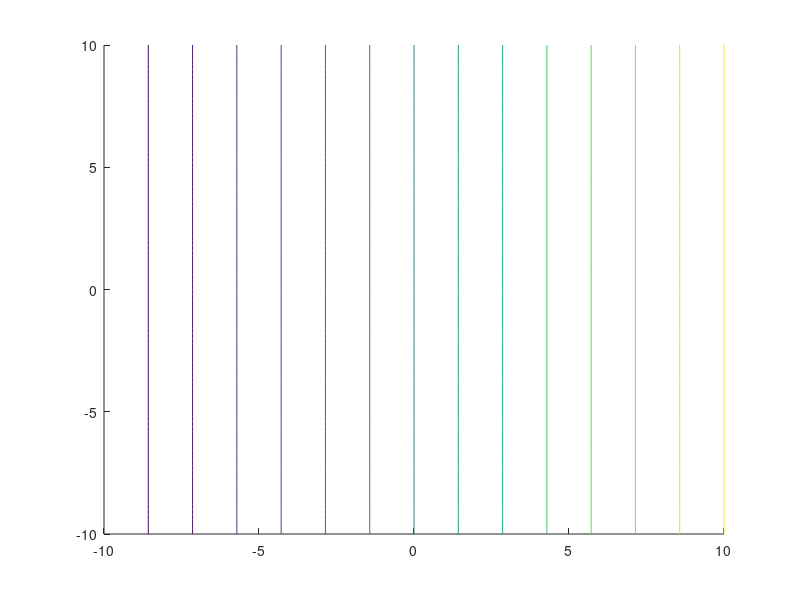

Here is the MATLAB script that generated this plot: (Note: this script raises an error after producing the figure.)
clear all, close all

%-- PARAMETERS ---------------------------------------------------------
% general
    U = 20.0;  
% for domain
    dim = 101;
    dom = [-10,10];
    lessdim = 15;
%-- PARAMETERS ---------------------------------------------------------


%-- CARTESIAN DOMAIN ---------------------------------------------------
% general grid
    xgrid = linspace(dom(1),dom(2),dim)';
    ygrid = linspace(dom(1),dom(2),dim)';
    [xgrid,ygrid] = meshgrid(xgrid,ygrid);
% coarser grid for velocity
    xcoarse = linspace(dom(1),dom(2),lessdim)';
    ycoarse = linspace(dom(1),dom(2),lessdim)';
    [xcoarse,ycoarse] = meshgrid(xcoarse,ycoarse);
%-- CARTESIAN DOMAIN ---------------------------------------------------



%-- STREAMLINES AND EQUIPOTENTIAL LINES ---------------------------------
% functions
    phi = U*xgrid;
    psi = U*ygrid;
% const values for contour
    max1 = max(max(phi));
    max2 = max(max(psi));
    min1 = min(min(phi));
    min2 = min(min(psi));
    psivec = linspace(min1,max1,15)';
    phivec = linspace(min2,max2,15)';
% plot
    figure(1)
    hold on 
    contour(xgrid,ygrid,phi,phivec,'color',[0.0000 0.4470 0.7410],'LineWidth',1); %blue
    contour(xgrid,ygrid,psi,psivec,'color',[0.4660 0.6740 0.1880],'LineWidth',1); %green
    legend('Equipot. lines','Streamlines');
    axis equal;
    xlabel('x');
    ylabel('y');
    xlim(dom);
    ylim(dom);
    %title('Streamlines and Equipotential lines');
    hold off
%-- STREAMLINES AND EQUIPOTENTIAL LINES ---------------------------------


%-- VELOCITY COMPONENTS -------------------------------------------------
% functions
    ucomp = U*ones(lessdim,lessdim);
    vcomp = zeros(lessdim,lessdim);
% plot
    figure(2)
    hold on 
    quiver(xcoarse,ycoarse,ucomp,vcomp,'color',[0.4940 0.1840 0.5560],'LineWidth',1); %violet
    legend('Velocity Field');
    axis equal;
    xlabel('x');
    ylabel('y');
    xlim(dom);
    ylim(dom);
    %title('Velocity Field');
    hold off
%-- VELOCITY COMPONENTS -------------------------------------------------

